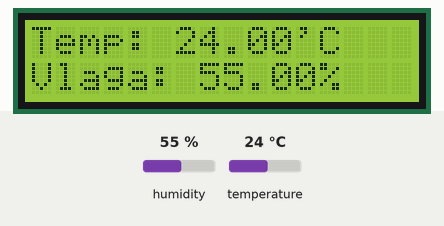
Simulated run of this sketch. Board: Arduino Uno, built with avr-gcc and run on an emulated ATmega328P. Shown: 16×2 character LCD. Inputs (shaded band) come from the test bench; at power-on: humidity 55 %, temperature 24 °C.

Above: at 1.2 s.
1.3 s: humidity set to 22 %
At 4.7 s:
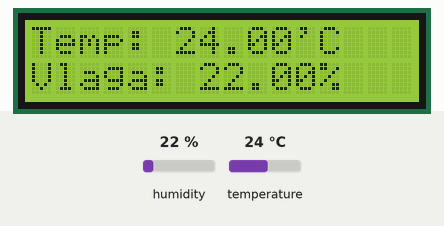
5.8 s: temperature set to 12 °C
At 8.5 s:
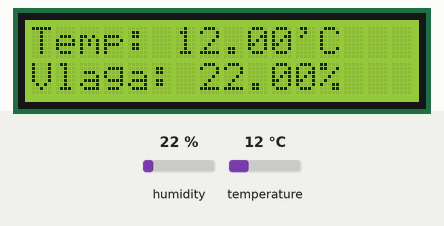
10.3 s: humidity set to 40 %
At 12.2 s:
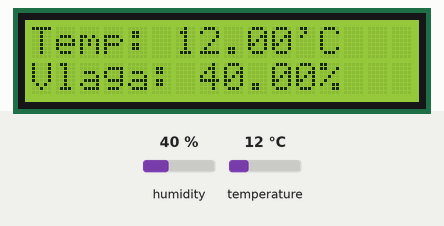
14.8 s: temperature set to 19 °C
At 18.6 s:
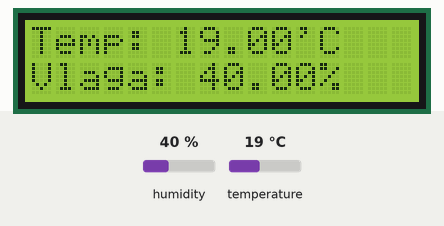
Timing chart, 0 to 20.1 s (numbered marks = the images above; inputs shaded):
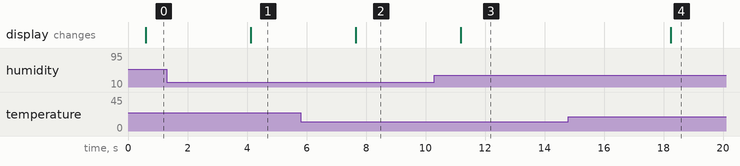

Measured:
- after the input at 1.3 s, the display: changes after 2.8 s (image 1)
- after the input at 5.8 s, the display: changes after 1.9 s (image 2)
- after the input at 10.3 s, the display: changes after 0.88 s (image 3)
- after the input at 14.8 s, the display: changes after 3.4 s (image 4)

The sketch:

TempiVlaga.ino
```cpp
#include <DHT.h>
#include <LiquidCrystal.h>

#define DHTPIN 6     // pin na kojemu je senzor Temp i Vlage
#define DHTTYPE DHT11   // DHT 11

LiquidCrystal lcd(12, 11, 5, 4, 3, 2); // pinovi na Arduinu na koje je spojen LCD(12(4), 11(6), 5(11), 4(12), 3(13), 2(14))

// Spojiti pin 1 (lijevo) of the sensor to +5V
// Spojiti pin 2 na DHTPIN
// Spojiti pin 4 (desno) u Uzemljenje
// Spojiti 10K otpornik sa senzorovog pin 2 (data) na pin 1 (power)

DHT dht(DHTPIN, DHTTYPE);

void setup() {
  dht.begin();

  lcd.begin(16, 2);
  lcd.print("Preracunavam...");
  lcd.setCursor(0, 1);
}

void loop() {
  // Očitavanje temperature i vlažnosti traje 250 milisekundi!
  // Očitanja senzora također mogu biti 2 sekunde u zakašnjenju(ovo je jako spor senzor)
  float h = dht.readHumidity();
  float t = dht.readTemperature();

  delay(500);

  // provjeri da li su očitanja pravilna, ako je očitanje NaN (not a number- nije broj) došlo je do greške!
  if (isnan(t) || isnan(h)) {
    lcd.clear();
    lcd.setCursor(0,0);
    lcd.print("Pogreska kod");
    lcd.setCursor(0,1);
    lcd.print("ucitavanja!!!");
  } else {
    lcd.clear();
    lcd.setCursor(0,0);
    lcd.print("Temp: ");
    lcd.print(t);
    lcd.print("'C");

    lcd.setCursor(0,1);
    lcd.print("Vlaga: ");
    lcd.print(h);
    lcd.print("%");

    delay(3000);
  }
}
```
